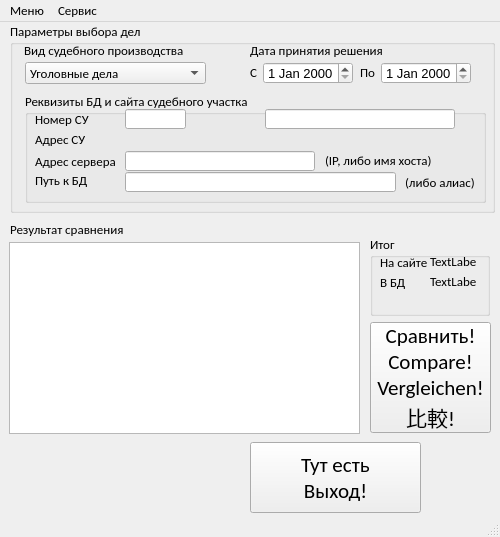
<?xml version="1.0" encoding="UTF-8"?>
<ui version="4.0">
 <class>MainWindow</class>
 <widget class="QMainWindow" name="MainWindow">
  <property name="geometry">
   <rect>
    <x>0</x>
    <y>0</y>
    <width>500</width>
    <height>537</height>
   </rect>
  </property>
  <property name="font">
   <font>
    <family>Calibri</family>
    <pointsize>10</pointsize>
   </font>
  </property>
  <property name="windowTitle">
   <string>Сравнение решений</string>
  </property>
  <widget class="QWidget" name="centralwidget">
   <widget class="QGroupBox" name="groupBox">
    <property name="enabled">
     <bool>true</bool>
    </property>
    <property name="geometry">
     <rect>
      <x>10</x>
      <y>0</y>
      <width>485</width>
      <height>191</height>
     </rect>
    </property>
    <property name="title">
     <string>Параметры выбора дел</string>
    </property>
    <widget class="QComboBox" name="cbTypeCourtProc">
     <property name="geometry">
      <rect>
       <x>15</x>
       <y>40</y>
       <width>181</width>
       <height>22</height>
      </rect>
     </property>
     <item>
      <property name="text">
       <string>Уголовные дела</string>
      </property>
     </item>
     <item>
      <property name="text">
       <string>Гражданские дела</string>
      </property>
     </item>
     <item>
      <property name="text">
       <string>Административные дела</string>
      </property>
     </item>
     <item>
      <property name="text">
       <string>Материалы</string>
      </property>
     </item>
    </widget>
    <widget class="QLabel" name="label">
     <property name="geometry">
      <rect>
       <x>14</x>
       <y>20</y>
       <width>171</width>
       <height>16</height>
      </rect>
     </property>
     <property name="text">
      <string>Вид судебного производства</string>
     </property>
    </widget>
    <widget class="QLabel" name="label_2">
     <property name="geometry">
      <rect>
       <x>240</x>
       <y>20</y>
       <width>161</width>
       <height>16</height>
      </rect>
     </property>
     <property name="text">
      <string>Дата принятия решения</string>
     </property>
    </widget>
    <widget class="QDateEdit" name="dtBegin">
     <property name="geometry">
      <rect>
       <x>253</x>
       <y>40</y>
       <width>90</width>
       <height>22</height>
      </rect>
     </property>
     <property name="font">
      <font>
       <family>Arial</family>
      </font>
     </property>
    </widget>
    <widget class="QDateEdit" name="dtEnd">
     <property name="geometry">
      <rect>
       <x>371</x>
       <y>40</y>
       <width>90</width>
       <height>22</height>
      </rect>
     </property>
     <property name="font">
      <font>
       <family>Arial</family>
      </font>
     </property>
    </widget>
    <widget class="QLabel" name="label_3">
     <property name="geometry">
      <rect>
       <x>240</x>
       <y>40</y>
       <width>21</width>
       <height>20</height>
      </rect>
     </property>
     <property name="text">
      <string>C</string>
     </property>
    </widget>
    <widget class="QLabel" name="label_4">
     <property name="geometry">
      <rect>
       <x>350</x>
       <y>40</y>
       <width>21</width>
       <height>20</height>
      </rect>
     </property>
     <property name="text">
      <string>По</string>
     </property>
    </widget>
    <widget class="QGroupBox" name="groupBox_2">
     <property name="geometry">
      <rect>
       <x>15</x>
       <y>70</y>
       <width>461</width>
       <height>111</height>
      </rect>
     </property>
     <property name="title">
      <string>Реквизиты БД и сайта судебного участка</string>
     </property>
     <widget class="QLabel" name="label_5">
      <property name="geometry">
       <rect>
        <x>10</x>
        <y>20</y>
        <width>54</width>
        <height>15</height>
       </rect>
      </property>
      <property name="text">
       <string>Номер СУ</string>
      </property>
     </widget>
     <widget class="QLineEdit" name="lnSubDomain">
      <property name="geometry">
       <rect>
        <x>240</x>
        <y>17</y>
        <width>190</width>
        <height>20</height>
       </rect>
      </property>
     </widget>
     <widget class="QLabel" name="label_6">
      <property name="geometry">
       <rect>
        <x>10</x>
        <y>40</y>
        <width>50</width>
        <height>15</height>
       </rect>
      </property>
      <property name="text">
       <string>Адрес СУ</string>
      </property>
     </widget>
     <widget class="QLabel" name="label_7">
      <property name="geometry">
       <rect>
        <x>10</x>
        <y>62</y>
        <width>81</width>
        <height>15</height>
       </rect>
      </property>
      <property name="text">
       <string>Адрес сервера</string>
      </property>
     </widget>
     <widget class="QLineEdit" name="lnHost">
      <property name="geometry">
       <rect>
        <x>100</x>
        <y>59</y>
        <width>190</width>
        <height>20</height>
       </rect>
      </property>
      <property name="text">
       <string/>
      </property>
     </widget>
     <widget class="QLabel" name="label_8">
      <property name="geometry">
       <rect>
        <x>300</x>
        <y>61</y>
        <width>110</width>
        <height>15</height>
       </rect>
      </property>
      <property name="text">
       <string>(IP, либо имя хоста)</string>
      </property>
     </widget>
     <widget class="QLabel" name="label_9">
      <property name="geometry">
       <rect>
        <x>10</x>
        <y>81</y>
        <width>52</width>
        <height>15</height>
       </rect>
      </property>
      <property name="text">
       <string>Путь к БД</string>
      </property>
     </widget>
     <widget class="QLineEdit" name="lnPathDB">
      <property name="geometry">
       <rect>
        <x>100</x>
        <y>80</y>
        <width>271</width>
        <height>20</height>
       </rect>
      </property>
     </widget>
     <widget class="QLineEdit" name="lnNumSU">
      <property name="geometry">
       <rect>
        <x>100</x>
        <y>17</y>
        <width>61</width>
        <height>20</height>
       </rect>
      </property>
     </widget>
     <widget class="QLabel" name="label_13">
      <property name="geometry">
       <rect>
        <x>380</x>
        <y>83</y>
        <width>73</width>
        <height>15</height>
       </rect>
      </property>
      <property name="text">
       <string>(либо алиас)</string>
      </property>
     </widget>
     <widget class="QLabel" name="txtSiteSU">
      <property name="geometry">
       <rect>
        <x>100</x>
        <y>40</y>
        <width>331</width>
        <height>16</height>
       </rect>
      </property>
      <property name="text">
       <string/>
      </property>
     </widget>
    </widget>
   </widget>
   <widget class="QColumnView" name="viewResult">
    <property name="geometry">
     <rect>
      <x>9</x>
      <y>220</y>
      <width>351</width>
      <height>192</height>
     </rect>
    </property>
   </widget>
   <widget class="QLabel" name="label_10">
    <property name="geometry">
     <rect>
      <x>10</x>
      <y>200</y>
      <width>116</width>
      <height>15</height>
     </rect>
    </property>
    <property name="text">
     <string>Результат сравнения</string>
    </property>
   </widget>
   <widget class="QGroupBox" name="groupBox_3">
    <property name="geometry">
     <rect>
      <x>370</x>
      <y>213</y>
      <width>120</width>
      <height>81</height>
     </rect>
    </property>
    <property name="title">
     <string>Итог</string>
    </property>
    <widget class="QLabel" name="label_11">
     <property name="geometry">
      <rect>
       <x>10</x>
       <y>20</y>
       <width>49</width>
       <height>15</height>
      </rect>
     </property>
     <property name="text">
      <string>На сайте</string>
     </property>
    </widget>
    <widget class="QLabel" name="label_12">
     <property name="geometry">
      <rect>
       <x>10</x>
       <y>40</y>
       <width>25</width>
       <height>15</height>
      </rect>
     </property>
     <property name="text">
      <string>В БД</string>
     </property>
    </widget>
    <widget class="QLabel" name="lblSiteTotal">
     <property name="geometry">
      <rect>
       <x>60</x>
       <y>20</y>
       <width>47</width>
       <height>13</height>
      </rect>
     </property>
     <property name="text">
      <string>TextLabel</string>
     </property>
    </widget>
    <widget class="QLabel" name="lblDBTotal">
     <property name="geometry">
      <rect>
       <x>60</x>
       <y>40</y>
       <width>47</width>
       <height>13</height>
      </rect>
     </property>
     <property name="text">
      <string>TextLabel</string>
     </property>
    </widget>
   </widget>
   <widget class="QPushButton" name="btnCompare">
    <property name="geometry">
     <rect>
      <x>370</x>
      <y>300</y>
      <width>121</width>
      <height>111</height>
     </rect>
    </property>
    <property name="font">
     <font>
      <pointsize>16</pointsize>
     </font>
    </property>
    <property name="text">
     <string>Сравнить!
Compare!
Vergleichen!
比較!</string>
    </property>
   </widget>
   <widget class="QPushButton" name="btnExit">
    <property name="geometry">
     <rect>
      <x>250</x>
      <y>420</y>
      <width>171</width>
      <height>71</height>
     </rect>
    </property>
    <property name="font">
     <font>
      <family>Calibri</family>
      <pointsize>16</pointsize>
     </font>
    </property>
    <property name="text">
     <string>Тут есть
Выход!</string>
    </property>
   </widget>
  </widget>
  <widget class="QMenuBar" name="menubar">
   <property name="geometry">
    <rect>
     <x>0</x>
     <y>0</y>
     <width>500</width>
     <height>21</height>
    </rect>
   </property>
   <widget class="QMenu" name="mnuMenu">
    <property name="title">
     <string>Меню</string>
    </property>
    <addaction name="mnuExit"/>
   </widget>
   <widget class="QMenu" name="mnuService">
    <property name="title">
     <string>Сервис</string>
    </property>
    <addaction name="mnuDBset"/>
    <addaction name="mnuListDB"/>
   </widget>
   <addaction name="mnuMenu"/>
   <addaction name="mnuService"/>
  </widget>
  <widget class="QStatusBar" name="statusbar"/>
  <action name="mnuDBset">
   <property name="text">
    <string>Настройки подключения к БД</string>
   </property>
  </action>
  <action name="mnuListDB">
   <property name="text">
    <string>Список БД</string>
   </property>
  </action>
  <action name="mnuExit">
   <property name="text">
    <string>Выход</string>
   </property>
  </action>
 </widget>
 <resources/>
 <connections/>
</ui>
